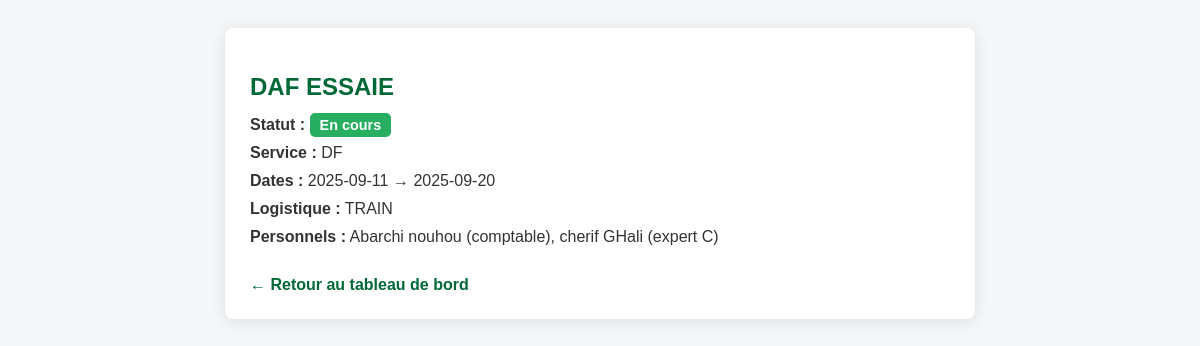
/details_mission.php?id=65 (signed in), run on the app's committed database.
### tables this page shows
CREATE TABLE `missions` (
  `id` int(11) NOT NULL,
  `titre` varchar(255) NOT NULL,
  `description` text NOT NULL,
  `type_mission` varchar(100) NOT NULL,
  `zone_mission` varchar(100) NOT NULL,
  `logistique` text DEFAULT NULL,
  `date_debut` date NOT NULL,
  `date_fin` date NOT NULL,
  `propose_par` int(11) NOT NULL,
  `statut` enum('En attente','En attente Manager','En attente validation DG','En cours','Lancée','Pris en charge par DF','Pris en charge par RH','Validée par DG','Rejetée') NOT NULL DEFAULT 'En attente',
  `montant_prevu` decimal(15,2) DEFAULT 0.00,
  `montant_utilise` decimal(15,2) DEFAULT 0.00,
  `manager_validation` tinyint(1) DEFAULT NULL,
  `dir_service_validation` tinyint(1) DEFAULT NULL,
  `dg_validation` tinyint(1) DEFAULT NULL,
  `lancement` tinyint(1) DEFAULT 0,
  `commentaire_manager` text DEFAULT NULL,
  `rh_preparer` tinyint(1) DEFAULT NULL,
  `df_validation` tinyint(4) DEFAULT NULL,
  `signature_manager` varchar(255) DEFAULT NULL,
  `commentaire_dir` text DEFAULT NULL,
  `signature_dir` varchar(255) DEFAULT NULL,
  `commentaire_dg` text DEFAULT NULL,
  `signature_dg` varchar(255) DEFAULT NULL,
  `commentaire_rh` text DEFAULT NULL,
  `df_valide` tinyint(1) DEFAULT 0,
  `commentaire_df` text DEFAULT NULL,
  `personnels` text DEFAULT NULL,
  `service_id` int(11) DEFAULT NULL,
  `date_proposition` datetime NOT NULL DEFAULT current_timestamp(),
  `df_preparer` tinyint(1) DEFAULT NULL,
  `dg_valide_final` tinyint(1) DEFAULT NULL
);

CREATE TABLE `services` (
  `id` int(11) NOT NULL,
  `nom` varchar(100) NOT NULL
);

### details_mission.php (the view, shortened to what this page needs)
<?php
require 'config.php';
$id = (int) $_GET['id'];
function getPersonnelsInfo($pdo, $ids_str) {
    $ids = array_map('intval', explode(',', $ids_str));
    $placeholders = implode(',', array_fill(0, count($ids), '?'));
    $stmt = $pdo->prepare("SELECT nom, prenom, poste FROM personnels WHERE id IN ($placeholders) ORDER BY nom");
    $stmt->execute($ids);
    $res = [];
    foreach($stmt->fetchAll(PDO::FETCH_ASSOC) as $p){
        $res[] = htmlspecialchars($p['nom'].' '.$p['prenom'].' ('.$p['poste'].')');
    }
    return implode(', ', $res);
}
$stmt = $pdo->prepare("
    SELECT m.*, s.nom AS service_nom
    FROM missions m
    LEFT JOIN services s ON m.service_id = s.id
    WHERE m.id = ?
");
$stmt->execute([$id]);
$mission = $stmt->fetch(PDO::FETCH_ASSOC);
$statusClass = "status-ready";
$statusText = $mission['statut'] ?? 'Non défini';
switch($statusText) {
    case 'En cours': $statusClass='status-ready'; break;
}
?>
<!DOCTYPE html>
<html lang="fr">
<head>
</head>
<body>
<div class="mission-details">
    <h2><?= htmlspecialchars($mission['titre']) ?></h2>
    <div class="field"><strong>Statut :</strong> <span class="status <?= $statusClass ?>"><?= htmlspecialchars($statusText) ?></span></div>
    <div class="field"><strong>Service :</strong> <?= htmlspecialchars($mission['service_nom'] ?? '-') ?></div>
    <div class="field"><strong>Dates :</strong> <?= htmlspecialchars($mission['date_debut']) ?> → <?= htmlspecialchars($mission['date_fin']) ?></div>
    <div class="field"><strong>Logistique :</strong> <?= htmlspecialchars($mission['logistique'] ?? '-') ?></div>
    <div class="field"><strong>Personnels :</strong> <?= getPersonnelsInfo($pdo, $mission['personnels']) ?></div>
    <a class="back" href="dashboard.php">← Retour au tableau de bord</a>
</div>
</body>
</html>

### details_mission.php (style rules this page uses)
body { font-family: Arial; padding:20px; background:#f4f6f8; color:#333; }
.mission-details { background:#fff; padding:25px; border-radius:8px; max-width:700px; margin:auto; box-shadow:0 2px 15px rgba(0,0,0,0.1); }
h2 { color:#006837; margin-bottom:15px; }
.field { margin-bottom:10px; font-size:1rem; }
.status { padding:4px 10px; border-radius:5px; color:#fff; font-weight:bold; font-size:0.9rem; }
.status-ready { background:#27ae60; }
a.back { display:inline-block; margin-top:20px; color:#006837; text-decoration:none; font-weight:bold; }

### data on the page
missions: titre "DAF ESSAIE", statut "En cours", service.nom "DF", date_debut "2025-09-11", date_fin "2025-09-20", logistique "TRAIN"

### other printed values
getPersonnelsInfo($pdo, $mission['personnels']) "Abarchi nouhou (comptable), cherif GHali (expert C)"
